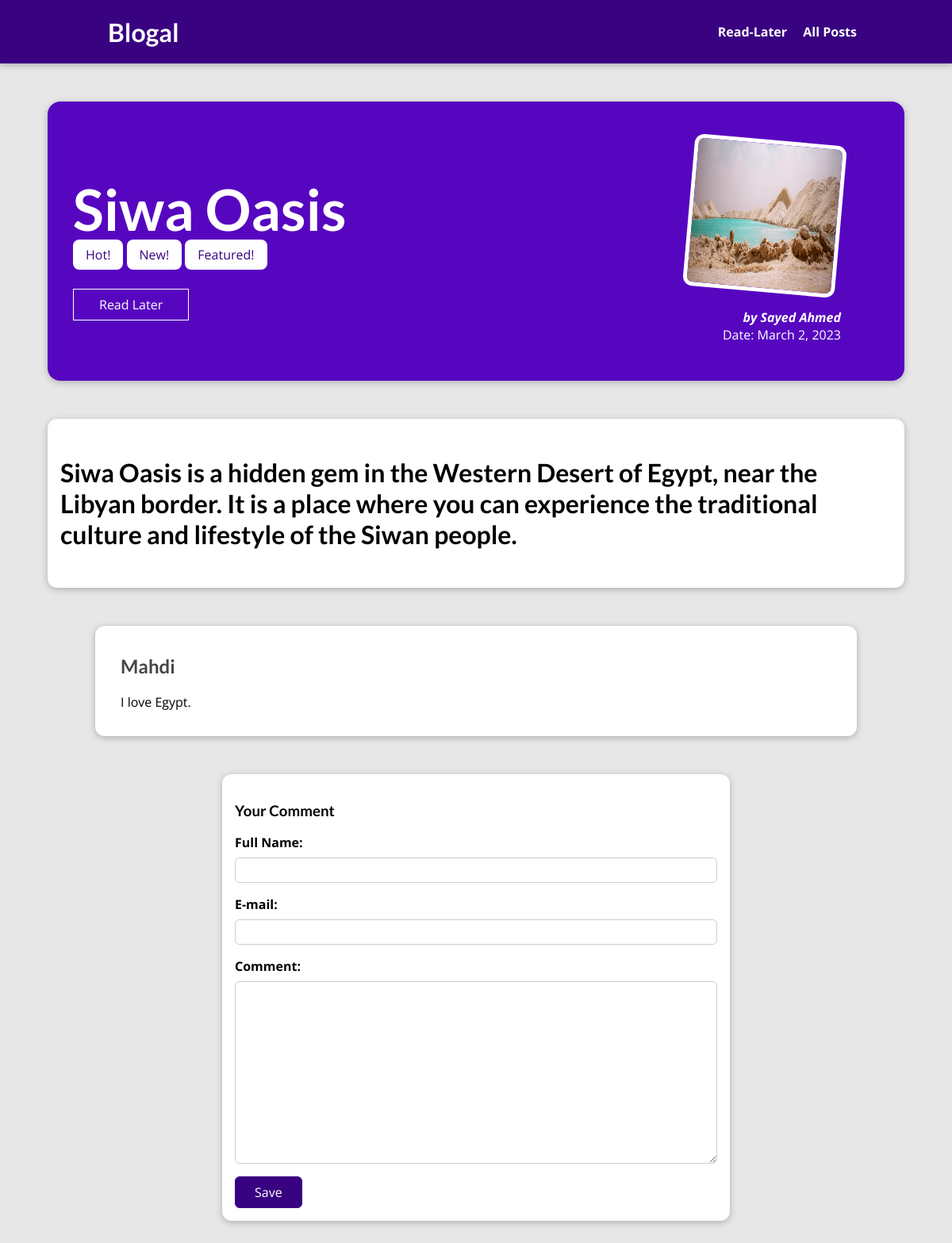
Page /posts/siwa-oasis/ on the committed database.
### blog/models.py (models this page shows, shortened)
class PostsModel(models.Model):
      titlee=models.CharField(max_length=50)
      author= models.ForeignKey(AuthorModel,on_delete=models.CASCADE, null=True)
      date= models.DateField()
      img=models.ImageField(upload_to='posts', null=True)
      slug=models.SlugField(unique=True, db_index=True)
      summary= models.CharField(max_length=200)
      content=models.TextField()
      tags=models.ManyToManyField(TagModel)

class TagModel(models.Model):
     tag=models.CharField(max_length=20)
     def __str__(self):
          return (f'{self.tag}')

class AuthorModel(models.Model):
     first_name=models.CharField(max_length=50)
     last_name=models.CharField(max_length=50)
     email=models.EmailField(null=True)
     def __str__(self):
          return (f'{self.first_name} {self.last_name}')

class CommentModel(models.Model):
     user_name= models.CharField(max_length=100)
     user_email= models.EmailField()
     text=models.TextField()
     post=models.ForeignKey(PostsModel, on_delete=models.CASCADE, related_name='comments')

### blog/views.py (the view, shortened to what this page needs)
# urls.py: path('posts/<slug:slug>/', views.PostView.as_view(), name='post-detail')
class PostView(View):
    def get(self,request,slug):
        post=get_object_or_404(PostsModel, slug=slug)
        stored_slugs=request.session.get('stored_slugs')
        if stored_slugs is not None:
            readlater= post.slug in stored_slugs
        else:
            readlater=False
        post_tags=post.tags.all()
        commentform=CommentsForm()
        comments=post.comments.all()
        return render(request,'blog/post_detail.html',{
            'post':post,
            'post_tags':post_tags,
            'commentform':commentform,
            'comments':comments,
            'readlater':readlater
        }
                      )

### blog/forms.py
class CommentsForm(forms.ModelForm):
    class Meta:
        model=CommentModel
        exclude=['post']
        labels={
            'user_name':'Full Name',
            'user_email': 'E-mail',
            'text':'Comment',
        }

### blog/templates/blog/post_detail.html (shortened to what this page needs)
{% extends 'base.html' %}
{% load static%}
{%block css_files%} <link rel='stylesheet' href="{% static 'blog/post_detail.css' %}" /> {%endblock%}
{%block body%}
<section id='summary'>
    <h2>{{post.titlee}}</h2>
    <div>
      {%for tag in post_tags %}
        <span class='tag'>{{tag}}</span>
      {%endfor%}
    </div>
  <div id='read-later'>
    <form action="{%url 'readlater' %}" method='POST'>
      <button>
      {%if readlater %}
        Remove from "Read-Later" List
        {%else%}
        Read Later
      {%endif%}</button>
    </form>
    </div>
    <article>
        <img src="{{post.img.url }}" />
        <address> by <a href='mailto:{{post.author.email}}'>{{post.author}}</a> </address>
        <div> Date: {{post.date}} </div>
    </article>
</section>
<main>
  <h1>  {{post.content|linebreaks}} </h1>
</main>
<section id='comments'>
  <ul>
    {%for comment in comments%}
      <li>
        <h2>{{comment.user_name}}</h2>
        <p>{{comment.text|linebreaks}}</p>
      </li>
    {%endfor%}
    </ul>
</section>
<section id='comment-form' >
  <h3> Your Comment</h3>
  <form action="{% url 'post-detail' post.slug %}" method='POST'>
    {%for form in commentform%}
    <div class="form-control {%if form.errors%}invalid {%endif%}">
      {{form.label_tag}}
      {{form}}
    </div>
    {%endfor%}
   <button> Save </button>
  </form>
</section>
{%endblock%}

### templates/base.html (shortened to what this page needs)
<!DOCTYPE html>
{%load static%}
<html lang="en">
<head>
    <link rel='stylesheet' href="{% static 'app.css' %}" />
    {%block css_files %}  {%endblock%}
</head>
<body>
    <header id="main-navigation">
        <h1><a href="{%url 'home-page'%}">Blogal </a></h1>
        <nav>
            <a href="{% url 'readlater'%}"> Read-Later </a>
            <a href="{% url 'all-posts'%}"> All Posts </a>
        </nav>
    </header>
{%block body %} {%endblock%}
</body>
</html>

### static/app.css (style rules this page uses)
* { box-sizing: border-box; }
html { font-family: 'Open Sans', 'Lato', sans-serif; }
body { margin: 0; }
h1, h2, h3 { font-family: 'Lato', sans-serif; font-weight: bold; }
#main-navigation { width: 100%; height: 5rem; display: flex; justify-content: space-between; align-items: center; padding: 0 10%; position: absolute; top: 0; left: 0; }
#main-navigation a { text-decoration: none; color: white; font-weight: bold; margin-left: 1rem; }

### blog/static/blog/post_detail.css (style rules this page uses)
body { background-color: #e7e7e7; }
#main-navigation { background-color: #390281; box-shadow: 0 2px 8px rgba(0, 0, 0, 0.25); }
#summary { margin: 8rem auto 3rem auto; padding: 2rem; width: 90%; max-width: 90rem; border-radius: 16px; background-color: #5706c0; position: relative; box-shadow: 0 2px 8px rgba(0, 0, 0, 0.25); height: 22rem; }
#summary h2 { color: white; font-size: 4.5rem; margin-bottom: 0.25rem; }
#summary article { position: absolute; top: 2rem; right: 3rem; padding: 1rem 2rem; border-radius: 12px; text-align: right; color: white; }
#summary article img { width: 12rem; height: 12rem; border-radius: 12px; transform: rotateZ(5deg); border: 5px solid white; margin-bottom: 1rem; }
#summary address { font-weight: bold; }
#summary a { color: white; text-decoration: none; }
#read-later { margin: 2rem 0; }
#read-later button { background-color: transparent; border: 1px solid white; padding: 0.5rem 2rem; font: inherit; color: white; cursor: pointer; }
main { width: 90%; max-width: 90rem; margin: 3rem auto; background-color: white; padding: 1rem; border-radius: 12px; box-shadow: 0 2px 8px rgba(0, 0, 0, 0.25); }
.tag { background-color: white; color: #390281; padding: 0.5rem 1rem; border-radius: 8px; }
#comment-form { margin: 3rem auto; width: 90%; max-width: 40rem; border-radius: 12px; background-color: white; box-shadow: 0 2px 8px rgba(0, 0, 0, 0.25); padding: 1rem; }
#comment-form button { font: inherit; background-color: #390281; color: white; border: 1px solid #390281; padding: 0.5rem 1.5rem; border-radius: 6px; cursor: pointer; }
.form-control { margin-bottom: 1rem; }
.form-control label { font-weight: bold; margin-bottom: 0.5rem; display: block; }
.form-control input, .form-control textarea { display: block; width: 100%; font: inherit; padding: 0.25rem; border-radius: 6px; border: 1px solid #ccc; }
#comments { margin: 3rem auto; width: 90%; max-width: 60rem; border-radius: 12px; background-color: white; box-shadow: 0 2px 8px rgba(0, 0, 0, 0.25); padding: 1rem 2rem; }
#comments ul { list-style: none; margin: 0; padding: 0; }
#comments li { margin-bottom: 1rem; border-bottom: 2px solid #ccc; }
#comments li:last-of-type { border-bottom: none; }
#comments h2 { color: #464646; }

### rows in the picture
PostsModel: titlee "Siwa Oasis", img (picture), author "Sayed Ahmed", date "March 2, 2023", content "Siwa Oasis is a hidden gem in the Western Desert of Egypt, near the Libyan border. It is a place where you can experience the traditional culture and lifestyle of the Siwan people."
TagModel: tag "Hot!"
TagModel: tag "New!"
TagModel: tag "Featured!"
CommentModel: user_name "Mahdi", text "I love Egypt."
